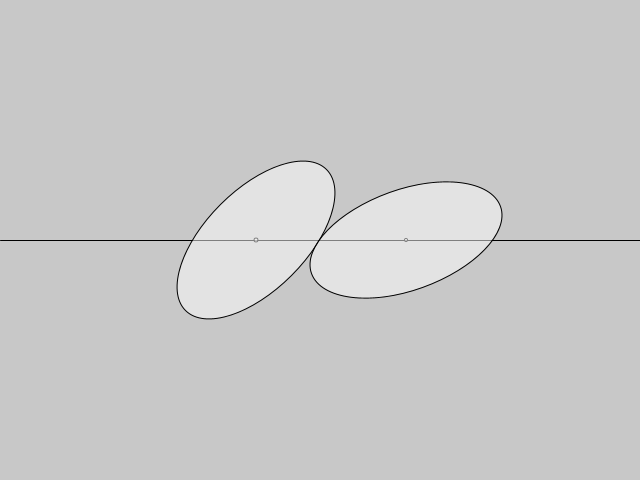
Frame 1 (no input)
Frame 60 (the mouse pressed at the canvas centre just before this capture): identical to frame 1, image omitted
Frame 120 (the mouse held since frame 60 and released just before this capture): identical to frame 1, image omitted

The Processing sketch that drew this single still picture (run headless with seeded random() and noise(); from frame 60 on, the mouse is pressed at the canvas centre):

// Processing sketch: ellipticalGears
// ── ellipticalGears.pde
float a = 200;
float b = 100;

void setup() {
  size(640, 480);
}

void draw() {
  background(200);
  line(0, height * 0.5, width, height * 0.5);
  translate(width * 0.4, height * 0.5);
  scale(1, -1);
  fill(255, 127);
  pushMatrix();
  rotate(PI/4);
  drawEllipse();
  popMatrix();

  translate( (a + b) * 0.5, 0);
  rotate(PI * 0.11);
  drawEllipse();
}

void drawEllipse() {
  ellipse(0, 0, 3, 3);
  ellipse(0, 0, a, b);
}
